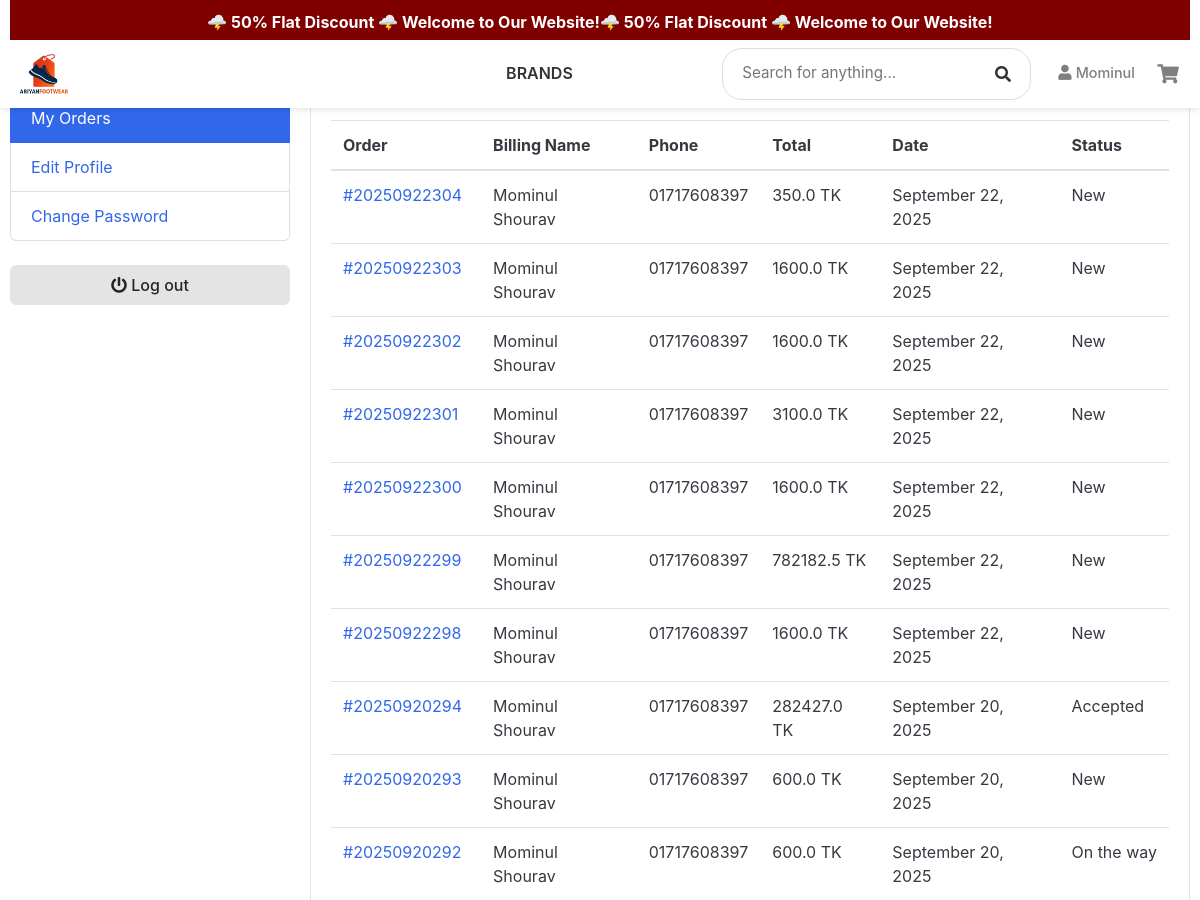
Before: /accounts/my_orders/ (signed in, upper part) with the older database file.
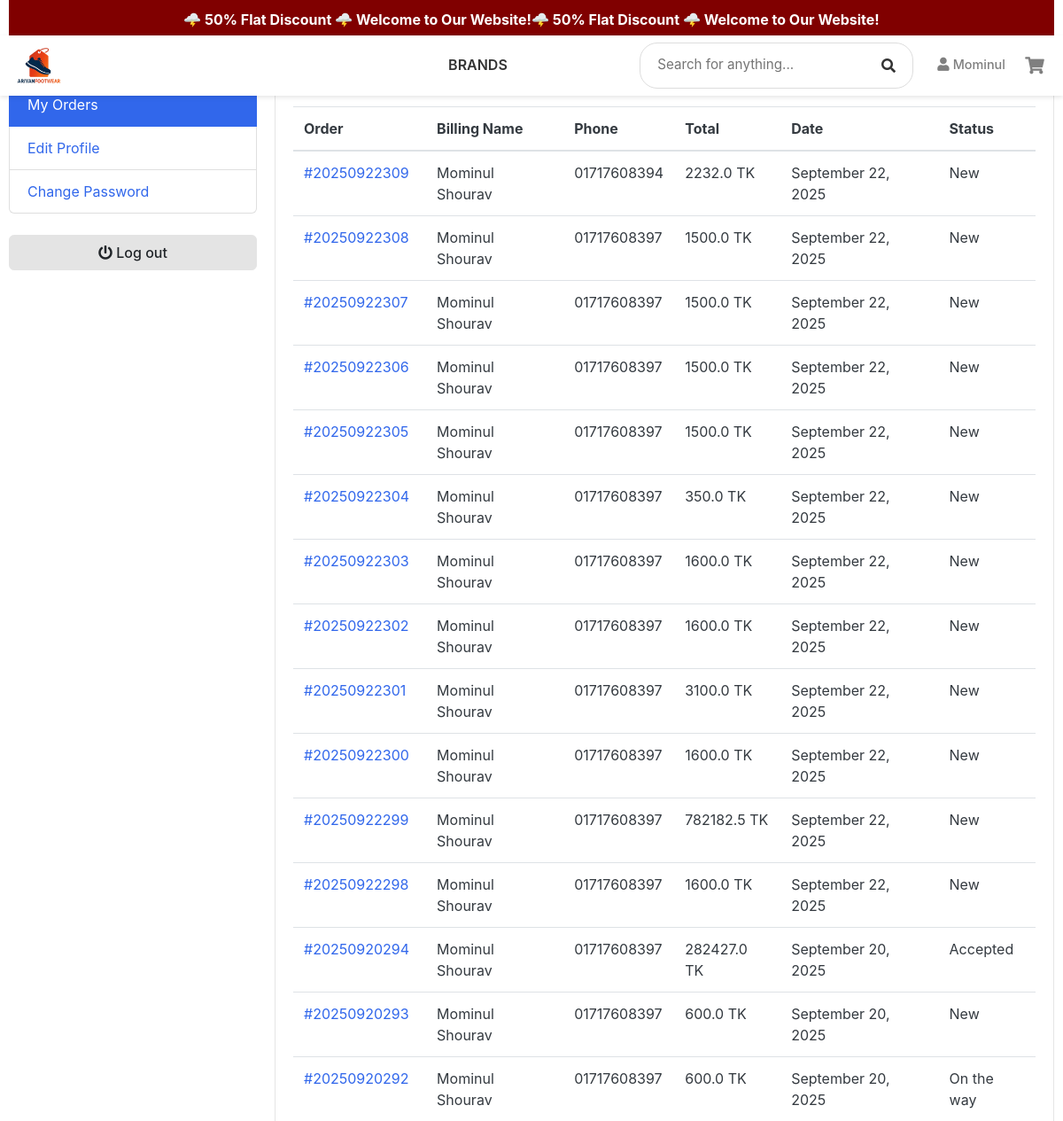
After: the same page with the newer database file.
### accounts/models.py (models this page shows, shortened)
class Account(AbstractBaseUser, PermissionsMixin):
    first_name = models.CharField(max_length=50)
    last_name = models.CharField(max_length=50)
    username = models.CharField(max_length=50, unique=True)
    email = models.EmailField(max_length=100, unique=True)
    phone_number = models.CharField(max_length=50)
    date_joined = models.DateTimeField(auto_now_add=True)
    last_login = models.DateTimeField(auto_now=True)
    is_admin = models.BooleanField(default=False)
    is_staff = models.BooleanField(default=False)
    is_active = models.BooleanField(default=False)
    is_superadmin = models.BooleanField(default=False)
    is_superuser = models.BooleanField(default=False)
    USERNAME_FIELD = 'email'
    REQUIRED_FIELDS = ['username', 'first_name', 'last_name']
    objects = MyAccountManager()

### orders/models.py (models this page shows, shortened)
class Order(models.Model):
    PAYMENT_METHOD = (
        ('Cash on Delivery', 'Cash on Delivery'),
        ('SSLcommerz', 'SSLcommerz'),
    )
    STATUS = (
        ('New', 'New'),
        ('Accepted', 'Accepted'),
        ('On the way', 'On the way'),
        ('Completed', 'Completed'),
        ('Cancelled', 'Cancelled'),
        ('Shipped', 'Shipped'),
    )
    user = models.ForeignKey(Account, on_delete=models.SET_NULL, null=True)
    payment = models.ForeignKey(Payment, on_delete=models.SET_NULL, blank=True, null=True)
    payment_method = models.CharField(max_length=20, choices=PAYMENT_METHOD, default="Cash on Delivery")
    order_number = models.CharField(max_length=20)
    first_name = models.CharField(max_length=50)
    last_name = models.CharField(max_length=50)
    phone = models.CharField(max_length=15)
    email = models.EmailField(max_length=50)
    address_line_1 = models.CharField(max_length=50)
    address_line_2 = models.CharField(max_length=50)
    order_note = models.CharField(max_length=100, blank=True)
    order_total = models.FloatField()
    discount = models.FloatField()
    status = models.CharField(max_length=10, choices=STATUS, default="New")
    ip = models.CharField(blank=True, max_length=20)
    is_ordered = models.BooleanField(default=False)
    created_at = models.DateTimeField(auto_now_add=True)
    updated_at = models.DateTimeField(auto_now=True)
    pathao_city_id = models.IntegerField(null=True, blank=True)
    pathao_zone_id = models.IntegerField(null=True, blank=True)
    pathao_area_id = models.IntegerField(null=True, blank=True)
    def full_name(self):
        return f"{self.first_name} {self.last_name}"

### accounts/views.py (the view)
# urls.py: path("my_orders/", views.my_orders, name="my_orders"),
@login_required(login_url='login')
def my_orders(request):
    orders = Order.objects.filter(user=request.user, is_ordered = True).order_by('-created_at')
    context = {
        'orders': orders,
    }
    return render(request, 'accounts/my_orders.html', context)

### carts/context_processors.py (called while the page is built)
def counter(request):
    cart_count = 0
    if 'admin' in request.path:
        return {}
    else:
        try:
            cart = Cart.objects.filter(cart_id = _cart_id(request))
            if request.user.is_authenticated:
                cart_items = CartItem.objects.all().filter(user=request.user)
            else:
                cart_items = CartItem.objects.all().filter(cart = cart[:1])
            for cart_item in cart_items:
                cart_count += cart_item.quantity
        except Cart.DoesNotExist:
            cart_count = 0
    return dict(cart_count=cart_count)

### carts/views.py (called while the page is built)
def _cart_id(request):
    cart = request.session.session_key
    if not cart:
        cart = request.session.create()
    return cart

### category/context_processors.py (called while the page is built)
def menu_links(request):
    links = Category.objects.all()
    return dict(links = links)

### templates/accounts/my_orders.html (shortened to what this page needs)
{% extends 'base.html' %}
{% block content %}
<section class="section-conten padding-y bg">
    <div class="container">
        <div class="row">
            {% include 'includes/dashboard_sidebar.html' %}
            <main class="col-lg-9 col-md-8 col-sm-12">
                <article class="card">
                    <header class="card-header">
                        <strong class="d-inline-block mr-3">Your order history</strong>
                    </header>
                    <div class="card-body">
                        <div class="row">
                            <div class="col-12">
                                <div class="table-responsive">
                                    <table class="table table-hover">
                                        <thead>
                                            <tr>
                                                <th scope="col">Order</th>
                                                <th scope="col">Billing Name</th>
                                                <th scope="col">Phone</th>
                                                <th scope="col">Total</th>
                                                <th scope="col">Date</th>
                                                <th scope="col">Status</th>
                                            </tr>
                                        </thead>
                                        <tbody>
                                            {% for order in orders %}
                                            <tr>
                                                <td>
                                                    <a href="{% url 'order_detail' order.order_number %}">
                                                        #{{ order.order_number }}
                                                    </a>
                                                </td>
                                                <td>{{ order.full_name }}</td>
                                                <td>{{ order.phone }}</td>
                                                <td>{{ order.order_total }} TK</td>
                                                <td>{{ order.created_at|date:"F d, Y" }}</td>
                                                <td>{{ order.status }}</td>
                                            </tr>
                                            {% endfor %}
                                        </tbody>
                                    </table>
                                </div>
                            </div>
                        </div>
                    </div>
                </article>
            </main>
        </div>
    </div>
</section>
{% endblock %}

### templates/base.html (shortened to what this page needs)
{% load static %}
<!DOCTYPE HTML>
<html lang="en">
<head>
    <link href="{% static 'css/bootstrap.css' %}" rel="stylesheet" type="text/css"/>
    <link href="{% static 'fonts/fontawesome/css/all.min.css' %}" type="text/css" rel="stylesheet">
</head>
<body style="position:relative">
    <div class="announcement-bar">
        <div class="scrolling-text">
            <span>🌩️ 50% Flat Discount  🌩️  Welcome to Our Website!🌩️ 50% Flat Discount 🌩️   Welcome to Our Website!</span>
        </div>
    </div>
    {% include "includes/navbar.html" %}
    {% block content %}
    {% endblock %}
</body>
</html>

### templates/includes/navbar.html (shortened to what this page needs)
{% load static %}
<header>
    <nav class="navbar navbar-expand-lg navbar-light bg-white fixed-top" id="mainNavbar">
        <div class="container">
            <a href="{% url 'home' %}" class="navbar-brand order-2 mx-auto mx-lg-0">
                <img src="{% static 'images/e_com.png' %}" alt="Ariyan Footwear Logo" class="logo">
            </a>
            <div class="collapse navbar-collapse order-4" id="navbarContent">
                <ul class="navbar-nav mx-auto category-list">
                    <li class="nav-item position-relative">
                        <a class="nav-link" href="#">Brands</a>
                    </li>
                </ul>
                <ul class="navbar-nav align-items-center">
                    <li class="nav-item d-none d-lg-block">
                        <form action="{% url 'search' %}" class="search-form" method="GET">
                            <div class="search-wrapper">
                                <input type="text" class="search-input" placeholder="Search for anything..." name="keyword" autocomplete="off">
                                <button type="submit" class="search-btn">
                                    <i class="fa fa-search"></i>
                                </button>
                            </div>
                        </form>
                    </li>
                    <li class="nav-item d-none d-lg-block">
                        {% if user.id is none %}
                            <a href="{% url 'login' %}" class="nav-link auth-link">
                                <i class="fa fa-user me-1"></i> Sign In
                            </a>
                        {% else %}
                            <a class="nav-link user-link" href="{% url 'dashboard' %}">
                                <i class="fa fa-user me-1"></i>
                                <span class="user-name d-none d-xl-inline">{{ user.first_name }}</span>
                            </a>
                        {% endif %}
                    </li>
                    <li class="nav-item d-none d-lg-block">
                        <a href="{% url 'cart' %}" class="nav-link cart-link">
                            <div class="cart-container">
                                <i class="fa fa-shopping-cart"></i>
                            </div>
                        </a>
                    </li>
                </ul>
            </div>
        </div>
    </nav>
</header>

### templates/includes/dashboard_sidebar.html (shortened to what this page needs)
<aside class="col-md-3">
    <ul class="list-group">
        <a class="list-group-item {% if request.path == '/accounts/' %}active{% endif %}" href="{% url 'dashboard' %}"> Dashboard </a>
        <a class="list-group-item {% if request.path == '/accounts/my_orders/' %}active{% endif %}" href="{% url 'my_orders' %}"> My Orders </a>
        <a class="list-group-item {% if request.path == '/accounts/edit_profile/' %}active{% endif %}" href="{% url 'edit_profile' %}"> Edit Profile </a>
        <a class="list-group-item {% if request.path == '/accounts/change_password/' %}active{% endif %}" href="{% url 'change_password' %}"> Change Password </a>
    </ul>
    <br>
    <a class="btn btn-light btn-block" href="{% url 'logout' %}"> <i class="fa fa-power-off"></i> <span class="text">Log out</span> </a>
    <br>
</aside>

### templates/includes/footer.html (shortened to what this page needs)
{% load static %}

### templates/base.html (style rules this page uses)
body { overflow-x: hidden; }
.announcement-bar { width: 100% !important; max-width: 1180px !important; margin: 0 auto !important; background-color: #800000; color: #fff; font-size: clamp(0.875rem, 2vw, 1rem); font-weight: bold; overflow: hidden; white-space: nowrap; padding: 10px 0; text-align: center; position: relative; }
.scrolling-text { display: inline-block; white-space: nowrap; animation: scroll-left 30s linear infinite; }

### templates/includes/navbar.html (style rules this page uses)
.navbar { padding: 0.5rem 0; box-shadow: 0 2px 5px rgba(0,0,0,0.1); z-index: 1000; transition: top 0.3s ease; }
#mainNavbar { top: 40px; }
.navbar-brand img { height: 40px; transition: transform 0.3s ease; }
.category-list .nav-link { font-weight: 600; text-transform: uppercase; color: #333; padding: 0.5rem 1rem; transition: color 0.3s, border-bottom 0.3s; border-bottom: 2px solid transparent; }
.search-form { max-width: 400px; margin: 0 1rem; }
.search-wrapper { display: flex; align-items: center; background: #fff; border: 1px solid #ddd; border-radius: 20px; padding: 0.4rem 0.8rem; transition: all 0.3s ease; }
.search-input { border: none; background: transparent; padding: 0.4rem; width: 100%; outline: none; font-size: 0.95rem; }
.search-btn { background: transparent; border: none; padding: 0.4rem; color: #333; cursor: pointer; transition: color 0.3s ease; }
.auth-link, .user-link { color: #333; font-weight: 500; font-size: 0.95rem; padding: 0.5rem; transition: color 0.3s ease; }
.user-name { font-size: 0.9rem; }
.cart-container { position: relative; display: flex; align-items: center; justify-content: center; }
.cart-link { font-size: 1.2rem; color: #333; }

### templates/accounts/my_orders.html (style rules this page uses)
.card-header { font-size: 1.25rem; font-weight: bold; }

Changed rows visible on the page:
added Order: order_number "20250922309", full_name "Mominul Shourav", phone "01717608394", order_total "2232.0", created_at "September 22, 2025", status "New"
added Order: order_number "20250922308", full_name "Mominul Shourav", phone "01717608397", order_total "1500.0", created_at "September 22, 2025", status "New"
added Order: order_number "20250922307", full_name "Mominul Shourav", phone "01717608397", order_total "1500.0", created_at "September 22, 2025", status "New"
added Order: order_number "20250922306", full_name "Mominul Shourav", phone "01717608397", order_total "1500.0", created_at "September 22, 2025", status "New"
added Order: order_number "20250922305", full_name "Mominul Shourav", phone "01717608397", order_total "1500.0", created_at "September 22, 2025", status "New"
